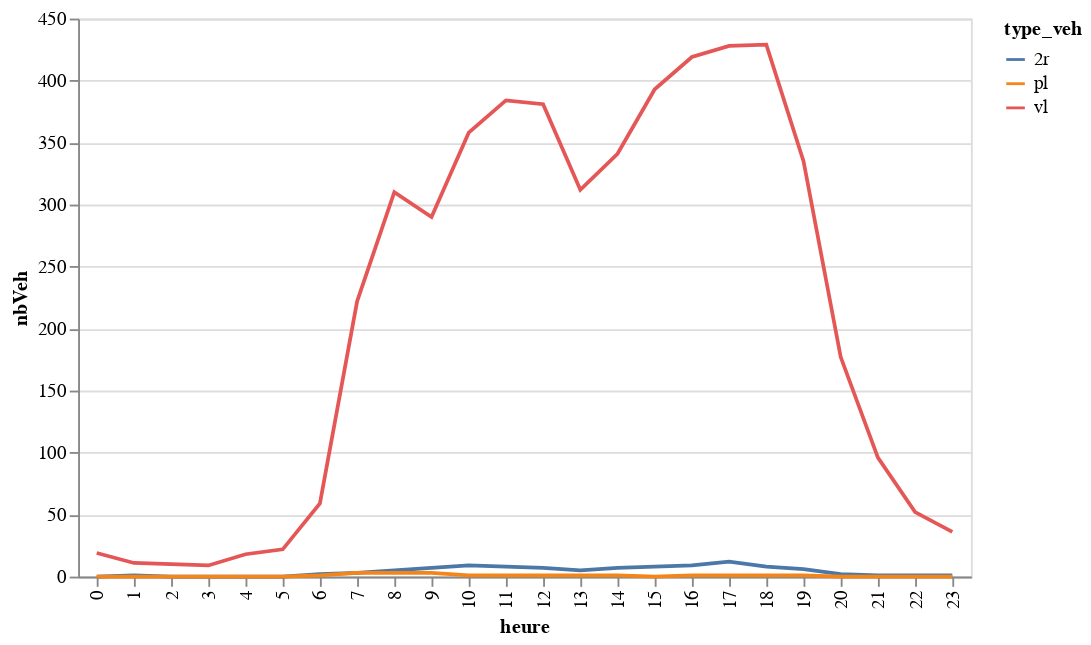

Here is the notebook cell this chart was saved with:
### Code cell
dicoHoraire['mja'] ['sens1']['graph']

### Figure 1 — Vega-Lite specification as saved in the notebook (floating-point values rounded to 4 significant figures)
{"config": {"view": {"continuousWidth": 400, "continuousHeight": 300}}, "data": {"name": "data-a3d66f0b47b354b70f263f4685dd1bda"}, "mark": "line", "encoding": {"color": {"type": "nominal", "field": "type_veh"}, "x": {"type": "ordinal", "field": "heure"}, "y": {"type": "quantitative", "field": "nbVeh"}}, "$schema": "https://vega.github.io/schema/vega-lite/v4.8.1.json", "datasets": {"data-a3d66f0b47b354b70f263f4685dd1bda": [{"heure": 0, "type_veh": "2r", "nbVeh": 0.0}, {"heure": 0, "type_veh": "pl", "nbVeh": 0.0}, {"heure": 0, "type_veh": "vl", "nbVeh": 19.0}, {"heure": 1, "type_veh": "2r", "nbVeh": 1.0}, {"heure": 1, "type_veh": "pl", "nbVeh": 0.0}, {"heure": 1, "type_veh": "vl", "nbVeh": 11.0}, {"heure": 2, "type_veh": "2r", "nbVeh": 0.0}, {"heure": 2, "type_veh": "pl", "nbVeh": 0.0}, {"heure": 2, "type_veh": "vl", "nbVeh": 10.0}, {"heure": 3, "type_veh": "2r", "nbVeh": 0.0}, {"heure": 3, "type_veh": "pl", "nbVeh": 0.0}, {"heure": 3, "type_veh": "vl", "nbVeh": 9.0}, {"heure": 4, "type_veh": "2r", "nbVeh": 0.0}, {"heure": 4, "type_veh": "pl", "nbVeh": 0.0}, {"heure": 4, "type_veh": "vl", "nbVeh": 18.0}, {"heure": 5, "type_veh": "2r", "nbVeh": 0.0}, {"heure": 5, "type_veh": "pl", "nbVeh": 0.0}, {"heure": 5, "type_veh": "vl", "nbVeh": 22.0}, {"heure": 6, "type_veh": "2r", "nbVeh": 2.0}, {"heure": 6, "type_veh": "pl", "nbVeh": 1.0}, {"heure": 6, "type_veh": "vl", "nbVeh": 59.0}, {"heure": 7, "type_veh": "2r", "nbVeh": 3.0}, {"heure": 7, "type_veh": "pl", "nbVeh": 3.0}, {"heure": 7, "type_veh": "vl", "nbVeh": 222.0}, {"heure": 8, "type_veh": "2r", "nbVeh": 5.0}, {"heure": 8, "type_veh": "pl", "nbVeh": 3.0}, {"heure": 8, "type_veh": "vl", "nbVeh": 310.0}, {"heure": 9, "type_veh": "2r", "nbVeh": 7.0}, {"heure": 9, "type_veh": "pl", "nbVeh": 3.0}, {"heure": 9, "type_veh": "vl", "nbVeh": 290.0}, {"heure": 10, "type_veh": "2r", "nbVeh": 9.0}, {"heure": 10, "type_veh": "pl", "nbVeh": 1.0}, {"heure": 10, "type_veh": "vl", "nbVeh": 358.0}, {"heure": 11, "type_veh": "2r", "nbVeh": 8.0}, {"heure": 11, "type_veh": "pl", "nbVeh": 1.0}, {"heure": 11, "type_veh": "vl", "nbVeh": 384.0}, {"heure": 12, "type_veh": "2r", "nbVeh": 7.0}, {"heure": 12, "type_veh": "pl", "nbVeh": 1.0}, {"heure": 12, "type_veh": "vl", "nbVeh": 381.0}, {"heure": 13, "type_veh": "2r", "nbVeh": 5.0}, {"heure": 13, "type_veh": "pl", "nbVeh": 1.0}, {"heure": 13, "type_veh": "vl", "nbVeh": 312.0}, {"heure": 14, "type_veh": "2r", "nbVeh": 7.0}, {"heure": 14, "type_veh": "pl", "nbVeh": 1.0}, {"heure": 14, "type_veh": "vl", "nbVeh": 341.0}, {"heure": 15, "type_veh": "2r", "nbVeh": 8.0}, {"heure": 15, "type_veh": "pl", "nbVeh": 0.0}, {"heure": 15, "type_veh": "vl", "nbVeh": 393.0}, {"heure": 16, "type_veh": "2r", "nbVeh": 9.0}, {"heure": 16, "type_veh": "pl", "nbVeh": 1.0}, {"heure": 16, "type_veh": "vl", "nbVeh": 419.0}, {"heure": 17, "type_veh": "2r", "nbVeh": 12.0}, {"heure": 17, "type_veh": "pl", "nbVeh": 1.0}, {"heure": 17, "type_veh": "vl", "nbVeh": 428.0}, {"heure": 18, "type_veh": "2r", "nbVeh": 8.0}, {"heure": 18, "type_veh": "pl", "nbVeh": 1.0}, {"heure": 18, "type_veh": "vl", "nbVeh": 429.0}, {"heure": 19, "type_veh": "2r", "nbVeh": 6.0}, {"heure": 19, "type_veh": "pl", "nbVeh": 1.0}, {"heure": 19, "type_veh": "vl", "nbVeh": 335.0}, {"heure": 20, "type_veh": "2r", "nbVeh": 2.0}, {"heure": 20, "type_veh": "pl", "nbVeh": 0.0}, {"heure": 20, "type_veh": "vl", "nbVeh": 177.0}, {"heure": 21, "type_veh": "2r", "nbVeh": 1.0}, {"heure": 21, "type_veh": "pl", "nbVeh": 0.0}, {"heure": 21, "type_veh": "vl", "nbVeh": 96.0}, {"heure": 22, "type_veh": "2r", "nbVeh": 1.0}, {"heure": 22, "type_veh": "pl", "nbVeh": 0.0}, {"heure": 22, "type_veh": "vl", "nbVeh": 52.0}, {"heure": 23, "type_veh": "2r", "nbVeh": 1.0}, {"heure": 23, "type_veh": "pl", "nbVeh": 0.0}, {"heure": 23, "type_veh": "vl", "nbVeh": 36.0}]}}
